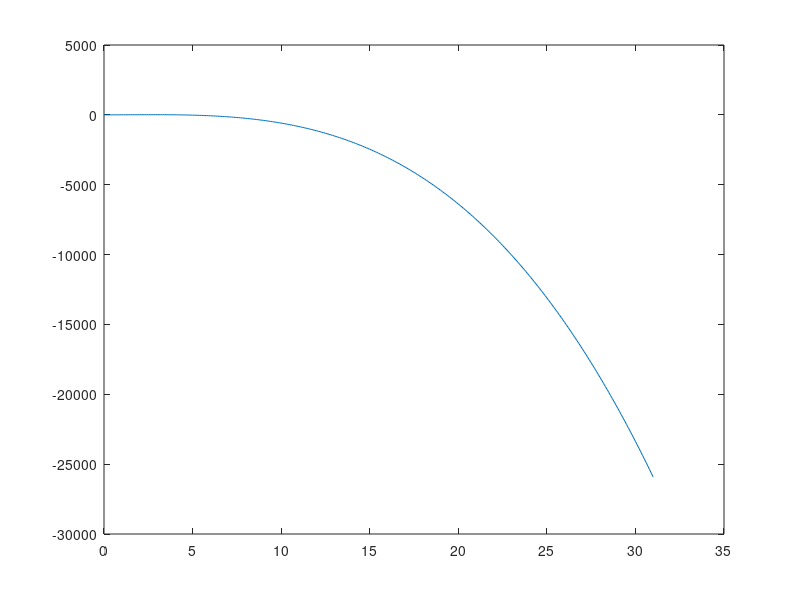

The MATLAB script that drew this image: (Note: this script raises an error after producing the figure.)
clear; close all; clc;

% Given Function
xList = 0:0.1:31;
y = 4.*xList.^2-xList.^3+xList;
plot(xList,y)

% Function to convert binary to decimal
binaryToDecimal = @(binary) sum(binary .* 2.^(numel(binary)-1:-1:0));

% Parameters
num_individuals = 4;
num_bits = 5;
lower_limit = 0;
upper_limit = 31;

% a) Create population
population = [ 6;8;15;19;25;31];
f_x = 4.*population.^2-population.^3+population;
% b) Binary encoding
binary_population = arrayfun(@(x) decimalToBinary(x, num_bits), population, 'UniformOutput', false);

% Display the results
disp('Original Values:');
disp(population);
disp('Binary Encoding:');
disp(binary_population);

%c), calculate p based on fitness values.
% Formula from lecture: fi/sum(fi)
for i =1 :length(f_x)
p(i) = f_x(i)/sum(f_x)
end

sum(p)

%Task d)
%Offsprings from parent 6,5,4,3:
o1 = [1 1 1 1 1];
o2 = [1 1 0 0 1];
o3 = [0 1 0 1 1];
o4 = [1 0 1 1 1];
O1 = binaryToDecimal(o1)
O2 = binaryToDecimal(o2)
O3 = binaryToDecimal(o3)
O4 = binaryToDecimal(o4)

%Task e)
o1 = [1 1 0 0 1];
o2 = [1 1 1 1 1];
o3 = [0 1 0 1 1];
o4 = [1 0 1 1 1];
O1 = binaryToDecimal(o1)
O2 = binaryToDecimal(o2)
O3 = binaryToDecimal(o3)
O4 = binaryToDecimal(o4)

%% 
%r1
clear; clc
P_original = 11.4;cd 
r = 0.2;
q = 2;
Delta = 1.5;

delta = 1-(2*(1-r))^(1/(q+1))
Pmutated = P_original*delta*Delta % = -2.9003


% r2
%r1
clear;
P_original = 11.4;
r = 0.7;
q = 2;
Delta = 1.5;

delta = 1-(2*(1-r))^(1/(q+1))
Pmutated = P_original*delta*Delta % = 2.6773



